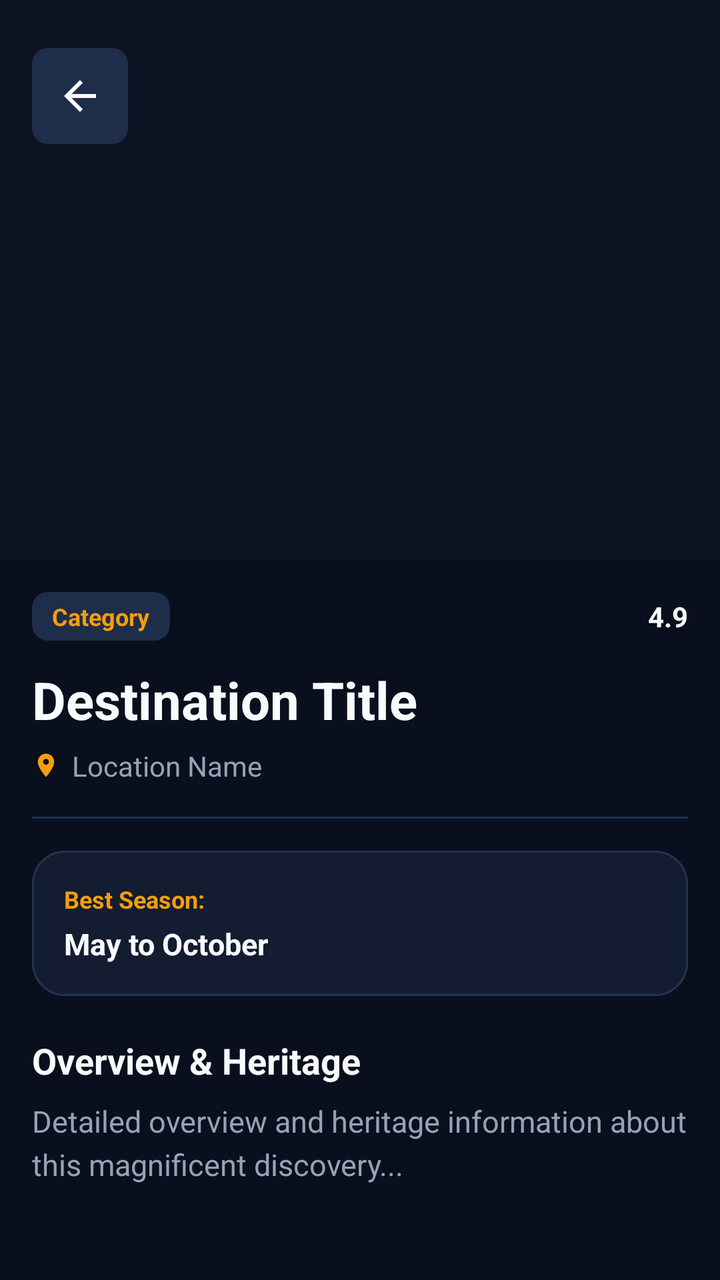
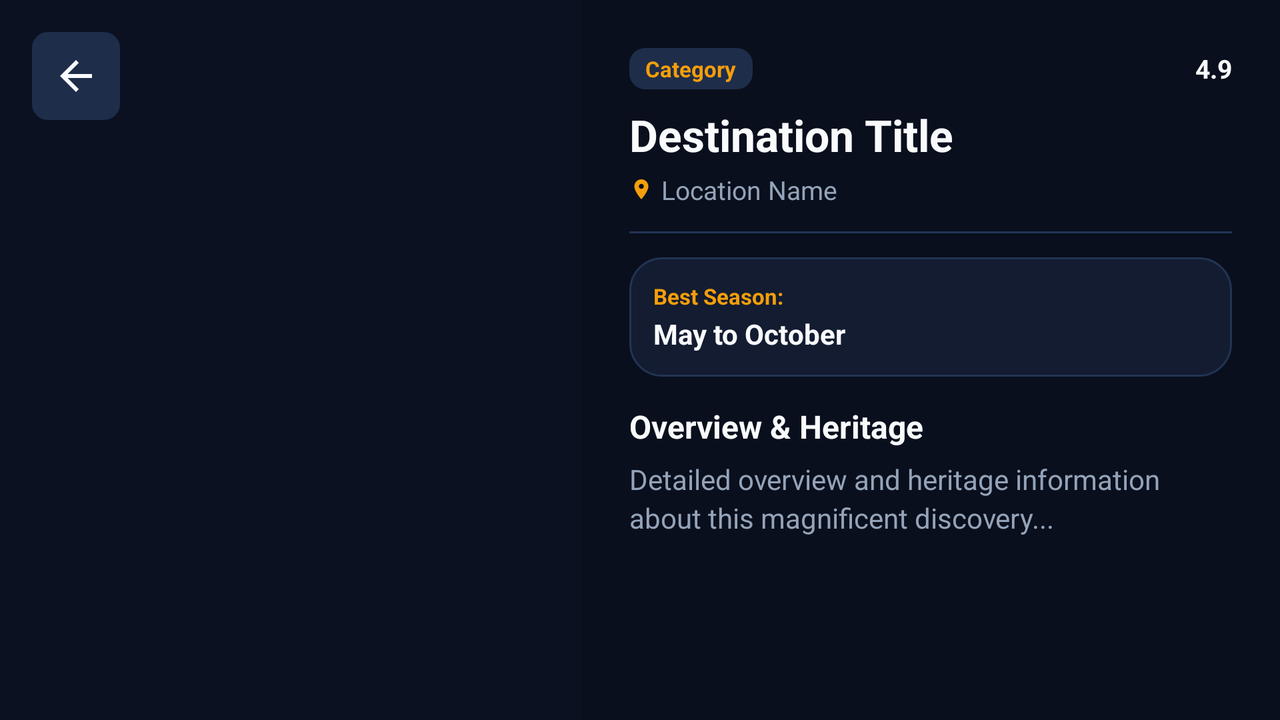

An Android layout and its configuration variant, each rendered on a device that would load it. The default file and the variant file are quoted in full after the pictures.
<!-- AndroidManifest.xml: application theme Theme.AtlasDiscover -->
<!-- res/layout/activity_detail.xml -->
<?xml version="1.0" encoding="utf-8"?>
<LinearLayout xmlns:android="http://schemas.android.com/apk/res/android"
    xmlns:tools="http://schemas.android.com/tools"
    android:id="@+id/detailRoot"
    android:layout_width="match_parent"
    android:layout_height="match_parent"
    android:background="@color/atlas_bg"
    android:orientation="vertical"
    tools:context=".DetailActivity">

    <FrameLayout
        android:layout_width="match_parent"
        android:layout_height="@dimen/detail_image_height">

        <ImageView
            android:id="@+id/imageViewDetail"
            android:layout_width="match_parent"
            android:layout_height="match_parent"
            android:contentDescription="@string/cd_thumbnail"
            android:scaleType="centerCrop" />

        <View
            android:layout_width="match_parent"
            android:layout_height="match_parent"
            android:background="#660F172A" />

        <ImageButton
            android:id="@+id/buttonBack"
            android:layout_width="48dp"
            android:layout_height="48dp"
            android:layout_marginStart="16dp"
            android:layout_marginTop="24dp"
            android:background="@drawable/bg_badge"
            android:contentDescription="@string/cd_back"
            android:src="@drawable/ic_arrow_back"
            android:padding="12dp" />
    </FrameLayout>

    <ScrollView
        android:layout_width="match_parent"
        android:layout_height="match_parent"
        android:fillViewport="true"
        android:clipToPadding="false"
        android:padding="@dimen/screen_padding">

        <LinearLayout
            android:layout_width="match_parent"
            android:layout_height="wrap_content"
            android:orientation="vertical">

            <LinearLayout
                android:layout_width="match_parent"
                android:layout_height="wrap_content"
                android:gravity="center_vertical"
                android:orientation="horizontal">

                <TextView
                    android:id="@+id/textViewDetailCategory"
                    android:layout_width="wrap_content"
                    android:layout_height="wrap_content"
                    android:background="@drawable/bg_badge"
                    android:paddingStart="10dp"
                    android:paddingTop="4dp"
                    android:paddingEnd="10dp"
                    android:paddingBottom="4dp"
                    android:text="Category"
                    android:textColor="@color/atlas_primary"
                    android:textSize="12sp"
                    android:textStyle="bold" />

                <View
                    android:layout_width="0dp"
                    android:layout_height="0dp"
                    android:layout_weight="1" />

                <LinearLayout
                    android:layout_width="wrap_content"
                    android:layout_height="wrap_content"
                    android:gravity="center_vertical"
                    android:orientation="horizontal">

                    <ImageView
                        android:layout_width="16dp"
                        android:layout_height="16dp"
                        android:contentDescription="@string/cd_star"
                        android:src="@drawable/ic_star" />

                    <TextView
                        android:id="@+id/textViewDetailRating"
                        android:layout_width="wrap_content"
                        android:layout_height="wrap_content"
                        android:layout_marginStart="4dp"
                        android:text="4.9"
                        android:textColor="@color/atlas_text_primary"
                        android:textSize="14sp"
                        android:textStyle="bold" />
                </LinearLayout>
            </LinearLayout>

            <TextView
                android:id="@+id/textViewDetailTitle"
                android:layout_width="match_parent"
                android:layout_height="wrap_content"
                android:layout_marginTop="12dp"
                android:text="Destination Title"
                android:textColor="@color/atlas_text_primary"
                android:textSize="26sp"
                android:textStyle="bold" />

            <LinearLayout
                android:layout_width="match_parent"
                android:layout_height="wrap_content"
                android:layout_marginTop="6dp"
                android:gravity="center_vertical"
                android:orientation="horizontal">

                <ImageView
                    android:layout_width="14dp"
                    android:layout_height="14dp"
                    android:contentDescription="@string/cd_location"
                    android:src="@drawable/ic_location" />

                <TextView
                    android:id="@+id/textViewDetailLocation"
                    android:layout_width="match_parent"
                    android:layout_height="wrap_content"
                    android:layout_marginStart="6dp"
                    android:text="Location Name"
                    android:textColor="@color/atlas_text_secondary"
                    android:textSize="14sp" />
            </LinearLayout>

            <View
                android:layout_width="match_parent"
                android:layout_height="1dp"
                android:layout_marginTop="16dp"
                android:layout_marginBottom="16dp"
                android:background="@color/atlas_stroke" />

            <LinearLayout
                android:layout_width="match_parent"
                android:layout_height="wrap_content"
                android:background="@drawable/bg_card"
                android:orientation="vertical"
                android:padding="16dp">

                <TextView
                    android:layout_width="wrap_content"
                    android:layout_height="wrap_content"
                    android:text="@string/label_best_season"
                    android:textColor="@color/atlas_primary"
                    android:textSize="12sp"
                    android:textStyle="bold" />

                <TextView
                    android:id="@+id/textViewDetailSeason"
                    android:layout_width="wrap_content"
                    android:layout_height="wrap_content"
                    android:layout_marginTop="4dp"
                    android:text="May to October"
                    android:textColor="@color/atlas_text_primary"
                    android:textSize="15sp"
                    android:textStyle="bold" />
            </LinearLayout>

            <TextView
                android:layout_width="wrap_content"
                android:layout_height="wrap_content"
                android:layout_marginTop="20dp"
                android:text="@string/label_overview"
                android:textColor="@color/atlas_text_primary"
                android:textSize="18sp"
                android:textStyle="bold" />

            <TextView
                android:id="@+id/textViewDetailOverview"
                android:layout_width="match_parent"
                android:layout_height="wrap_content"
                android:layout_marginTop="8dp"
                android:lineSpacingExtra="4dp"
                android:text="Detailed overview and heritage information about this magnificent discovery..."
                android:textColor="@color/atlas_text_secondary"
                android:textSize="15sp" />
        </LinearLayout>
    </ScrollView>
</LinearLayout>
<!-- resources referenced by this layout -->
<resources>
  <color name="atlas_bg">#0A0F1D</color>
  <color name="atlas_primary">#F59E0B</color>
  <color name="atlas_stroke">#223454</color>
  <color name="atlas_text_primary">#F8FAFC</color>
  <color name="atlas_text_secondary">#94A3B8</color>
  <dimen name="detail_image_height">280dp</dimen>
  <dimen name="screen_padding">16dp</dimen>
  <!-- drawable bg_badge (drawable) -->
  <?xml version="1.0" encoding="utf-8"?>
  <shape xmlns:android="http://schemas.android.com/apk/res/android"
      android:shape="rectangle">
      <solid android:color="@color/atlas_badge_bg" />
      <corners android:radius="8dp" />
  </shape>
  <!-- drawable bg_card (drawable) -->
  <?xml version="1.0" encoding="utf-8"?>
  <shape xmlns:android="http://schemas.android.com/apk/res/android"
      android:shape="rectangle">
      <solid android:color="@color/atlas_surface" />
      <corners android:radius="16dp" />
      <stroke android:width="1dp" android:color="@color/atlas_stroke" />
  </shape>
  <!-- drawable ic_arrow_back (drawable) -->
  <vector xmlns:android="http://schemas.android.com/apk/res/android"
      android:width="24dp"
      android:height="24dp"
      android:viewportWidth="24"
      android:viewportHeight="24">
    <path
        android:fillColor="@color/atlas_text_primary"
        android:pathData="M20,11H7.83l5.59,-5.59L12,4l-8,8 8,8 1.41,-1.41L7.83,13H20v-2z"/>
  </vector>
  <!-- drawable ic_location (drawable) -->
  <vector xmlns:android="http://schemas.android.com/apk/res/android"
      android:width="24dp"
      android:height="24dp"
      android:viewportWidth="24"
      android:viewportHeight="24">
    <path
        android:fillColor="@color/atlas_primary"
        android:pathData="M12,2C8.13,2 5,5.13 5,9c0,5.25 7,13 7,13s7,-7.75 7,-13c0,-3.87 -3.13,-7 -7,-7zM12,11.5c-1.38,0 -2.5,-1.12 -2.5,-2.5s1.12,-2.5 2.5,-2.5 2.5,1.12 2.5,2.5 -1.12,2.5 -2.5,2.5z"/>
  </vector>
  <string name="cd_back">Navigate back</string>
  <string name="cd_location">Location pin</string>
  <string name="cd_star">Rating star</string>
  <string name="cd_thumbnail">Destination thumbnail image</string>
  <string name="label_best_season">Best Season:</string>
  <string name="label_overview">Overview &amp; Heritage</string>
  <style name="Theme.AtlasDiscover" parent="Base.Theme.Exp7" />
  <color name="atlas_badge_bg">#1E2D4A</color>
  <color name="atlas_surface">#131C31</color>
  <style name="Base.Theme.Exp7" parent="Theme.Material3.DayNight.NoActionBar">
          <item name="colorPrimary">@color/atlas_primary</item>
          <item name="colorPrimaryDark">@color/atlas_primary_dark</item>
          <item name="colorOnPrimary">@color/atlas_on_primary</item>
          <item name="android:windowBackground">@color/atlas_bg</item>
          <item name="android:statusBarColor">@color/atlas_bg</item>
          <item name="android:navigationBarColor">@color/atlas_bg</item>
          <item name="android:windowLightStatusBar">false</item>
      </style>
  <color name="atlas_primary_dark">#D97706</color>
  <color name="atlas_on_primary">#0A0F1D</color>
</resources>
<!-- res/layout-land/activity_detail.xml (the repository's variant of the layout above) -->
<!-- drawn on the phone turned sideways -->
<?xml version="1.0" encoding="utf-8"?>
<LinearLayout xmlns:android="http://schemas.android.com/apk/res/android"
    xmlns:tools="http://schemas.android.com/tools"
    android:id="@+id/detailRoot"
    android:layout_width="match_parent"
    android:layout_height="match_parent"
    android:background="@color/atlas_bg"
    android:orientation="horizontal"
    tools:context=".DetailActivity">

    <FrameLayout
        android:layout_width="0dp"
        android:layout_height="match_parent"
        android:layout_weight="1">

        <ImageView
            android:id="@+id/imageViewDetail"
            android:layout_width="match_parent"
            android:layout_height="match_parent"
            android:contentDescription="@string/cd_thumbnail"
            android:scaleType="centerCrop" />

        <View
            android:layout_width="match_parent"
            android:layout_height="match_parent"
            android:background="#440F172A" />

        <ImageButton
            android:id="@+id/buttonBack"
            android:layout_width="44dp"
            android:layout_height="44dp"
            android:layout_marginStart="16dp"
            android:layout_marginTop="16dp"
            android:background="@drawable/bg_badge"
            android:contentDescription="@string/cd_back"
            android:src="@drawable/ic_arrow_back"
            android:padding="10dp" />
    </FrameLayout>

    <ScrollView
        android:layout_width="0dp"
        android:layout_height="match_parent"
        android:layout_weight="1.2"
        android:fillViewport="true"
        android:clipToPadding="false"
        android:padding="@dimen/screen_padding">

        <LinearLayout
            android:layout_width="match_parent"
            android:layout_height="wrap_content"
            android:orientation="vertical">

            <LinearLayout
                android:layout_width="match_parent"
                android:layout_height="wrap_content"
                android:gravity="center_vertical"
                android:orientation="horizontal">

                <TextView
                    android:id="@+id/textViewDetailCategory"
                    android:layout_width="wrap_content"
                    android:layout_height="wrap_content"
                    android:background="@drawable/bg_badge"
                    android:paddingStart="8dp"
                    android:paddingTop="3dp"
                    android:paddingEnd="8dp"
                    android:paddingBottom="3dp"
                    android:text="Category"
                    android:textColor="@color/atlas_primary"
                    android:textSize="11sp"
                    android:textStyle="bold" />

                <View
                    android:layout_width="0dp"
                    android:layout_height="0dp"
                    android:layout_weight="1" />

                <LinearLayout
                    android:layout_width="wrap_content"
                    android:layout_height="wrap_content"
                    android:gravity="center_vertical"
                    android:orientation="horizontal">

                    <ImageView
                        android:layout_width="14dp"
                        android:layout_height="14dp"
                        android:contentDescription="@string/cd_star"
                        android:src="@drawable/ic_star" />

                    <TextView
                        android:id="@+id/textViewDetailRating"
                        android:layout_width="wrap_content"
                        android:layout_height="wrap_content"
                        android:layout_marginStart="4dp"
                        android:text="4.9"
                        android:textColor="@color/atlas_text_primary"
                        android:textSize="13sp"
                        android:textStyle="bold" />
                </LinearLayout>
            </LinearLayout>

            <TextView
                android:id="@+id/textViewDetailTitle"
                android:layout_width="match_parent"
                android:layout_height="wrap_content"
                android:layout_marginTop="8dp"
                android:text="Destination Title"
                android:textColor="@color/atlas_text_primary"
                android:textSize="22sp"
                android:textStyle="bold" />

            <LinearLayout
                android:layout_width="match_parent"
                android:layout_height="wrap_content"
                android:layout_marginTop="4dp"
                android:gravity="center_vertical"
                android:orientation="horizontal">

                <ImageView
                    android:layout_width="12dp"
                    android:layout_height="12dp"
                    android:contentDescription="@string/cd_location"
                    android:src="@drawable/ic_location" />

                <TextView
                    android:id="@+id/textViewDetailLocation"
                    android:layout_width="match_parent"
                    android:layout_height="wrap_content"
                    android:layout_marginStart="4dp"
                    android:text="Location Name"
                    android:textColor="@color/atlas_text_secondary"
                    android:textSize="13sp" />
            </LinearLayout>

            <View
                android:layout_width="match_parent"
                android:layout_height="1dp"
                android:layout_marginTop="12dp"
                android:layout_marginBottom="12dp"
                android:background="@color/atlas_stroke" />

            <LinearLayout
                android:layout_width="match_parent"
                android:layout_height="wrap_content"
                android:background="@drawable/bg_card"
                android:orientation="vertical"
                android:padding="12dp">

                <TextView
                    android:layout_width="wrap_content"
                    android:layout_height="wrap_content"
                    android:text="@string/label_best_season"
                    android:textColor="@color/atlas_primary"
                    android:textSize="11sp"
                    android:textStyle="bold" />

                <TextView
                    android:id="@+id/textViewDetailSeason"
                    android:layout_width="wrap_content"
                    android:layout_height="wrap_content"
                    android:layout_marginTop="2dp"
                    android:text="May to October"
                    android:textColor="@color/atlas_text_primary"
                    android:textSize="14sp"
                    android:textStyle="bold" />
            </LinearLayout>

            <TextView
                android:layout_width="wrap_content"
                android:layout_height="wrap_content"
                android:layout_marginTop="14dp"
                android:text="@string/label_overview"
                android:textColor="@color/atlas_text_primary"
                android:textSize="16sp"
                android:textStyle="bold" />

            <TextView
                android:id="@+id/textViewDetailOverview"
                android:layout_width="match_parent"
                android:layout_height="wrap_content"
                android:layout_marginTop="6dp"
                android:lineSpacingExtra="3dp"
                android:text="Detailed overview and heritage information about this magnificent discovery..."
                android:textColor="@color/atlas_text_secondary"
                android:textSize="14sp" />
        </LinearLayout>
    </ScrollView>
</LinearLayout>
<!-- resources referenced by the variant -->
<!-- as the phone turned sideways resolves them -->
<resources>
  <color name="atlas_bg">#0A0F1D</color>
  <color name="atlas_primary">#F59E0B</color>
  <color name="atlas_stroke">#223454</color>
  <color name="atlas_text_primary">#F8FAFC</color>
  <color name="atlas_text_secondary">#94A3B8</color>
  <!-- from res/values-land/ -->
  <dimen name="screen_padding">24dp</dimen>
  <!-- drawable bg_badge (drawable) -->
  <?xml version="1.0" encoding="utf-8"?>
  <shape xmlns:android="http://schemas.android.com/apk/res/android"
      android:shape="rectangle">
      <solid android:color="@color/atlas_badge_bg" />
      <corners android:radius="8dp" />
  </shape>
  <!-- drawable bg_card (drawable) -->
  <?xml version="1.0" encoding="utf-8"?>
  <shape xmlns:android="http://schemas.android.com/apk/res/android"
      android:shape="rectangle">
      <solid android:color="@color/atlas_surface" />
      <corners android:radius="16dp" />
      <stroke android:width="1dp" android:color="@color/atlas_stroke" />
  </shape>
  <!-- drawable ic_arrow_back (drawable) -->
  <vector xmlns:android="http://schemas.android.com/apk/res/android"
      android:width="24dp"
      android:height="24dp"
      android:viewportWidth="24"
      android:viewportHeight="24">
    <path
        android:fillColor="@color/atlas_text_primary"
        android:pathData="M20,11H7.83l5.59,-5.59L12,4l-8,8 8,8 1.41,-1.41L7.83,13H20v-2z"/>
  </vector>
  <!-- drawable ic_location (drawable) -->
  <vector xmlns:android="http://schemas.android.com/apk/res/android"
      android:width="24dp"
      android:height="24dp"
      android:viewportWidth="24"
      android:viewportHeight="24">
    <path
        android:fillColor="@color/atlas_primary"
        android:pathData="M12,2C8.13,2 5,5.13 5,9c0,5.25 7,13 7,13s7,-7.75 7,-13c0,-3.87 -3.13,-7 -7,-7zM12,11.5c-1.38,0 -2.5,-1.12 -2.5,-2.5s1.12,-2.5 2.5,-2.5 2.5,1.12 2.5,2.5 -1.12,2.5 -2.5,2.5z"/>
  </vector>
  <string name="cd_back">Navigate back</string>
  <string name="cd_location">Location pin</string>
  <string name="cd_star">Rating star</string>
  <string name="cd_thumbnail">Destination thumbnail image</string>
  <string name="label_best_season">Best Season:</string>
  <string name="label_overview">Overview &amp; Heritage</string>
  <style name="Theme.AtlasDiscover" parent="Base.Theme.Exp7" />
  <color name="atlas_badge_bg">#1E2D4A</color>
  <color name="atlas_surface">#131C31</color>
  <style name="Base.Theme.Exp7" parent="Theme.Material3.DayNight.NoActionBar">
          <item name="colorPrimary">@color/atlas_primary</item>
          <item name="colorPrimaryDark">@color/atlas_primary_dark</item>
          <item name="colorOnPrimary">@color/atlas_on_primary</item>
          <item name="android:windowBackground">@color/atlas_bg</item>
          <item name="android:statusBarColor">@color/atlas_bg</item>
          <item name="android:navigationBarColor">@color/atlas_bg</item>
          <item name="android:windowLightStatusBar">false</item>
      </style>
  <color name="atlas_primary_dark">#D97706</color>
  <color name="atlas_on_primary">#0A0F1D</color>
</resources>
